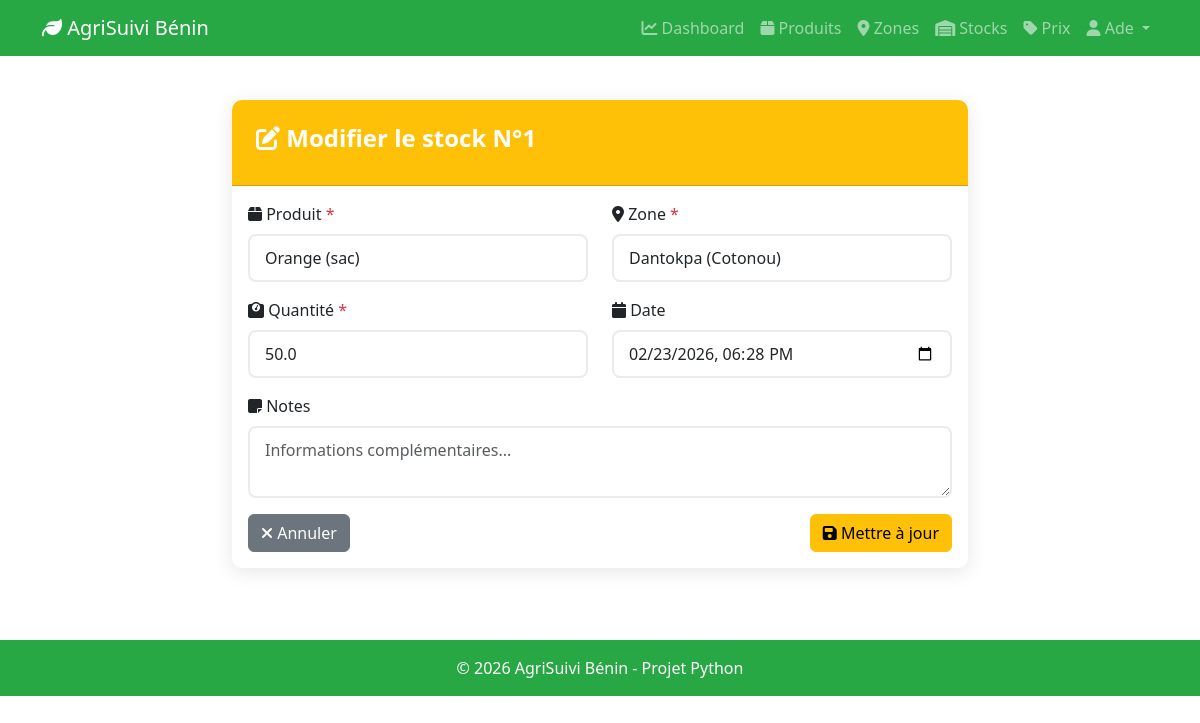
The app's page /stocks/edit/1 (signed in) with its own data.
### models.py (models this page shows)
class User(Base):
    __tablename__ = "users"
    id = Column(Integer, primary_key=True, index=True)
    username = Column(String(50), unique=True, index=True)
    email = Column(String(100), unique=True, index=True)
    hashed_password = Column(String(200))
    is_active = Column(Boolean, default=True)
    is_admin = Column(Boolean, default=False)
    created_at = Column(DateTime, default=datetime.now)

class Stock(Base):
    __tablename__ = "stocks"
    id = Column(Integer, primary_key=True, index=True)
    product_id = Column(Integer, ForeignKey("products.id"))
    zone_id = Column(Integer, ForeignKey("zones.id"))
    quantity = Column(Float)
    date = Column(DateTime, default=datetime.now)
    notes = Column(Text, nullable=True)
    created_by = Column(Integer, ForeignKey("users.id"), nullable=True)
    product = relationship("Product", back_populates="stocks")
    zone = relationship("Zone", back_populates="stocks")
    creator = relationship("User")

class Product(Base):
    __tablename__ = "products"
    id = Column(Integer, primary_key=True, index=True)
    name = Column(String(100), index=True)
    category = Column(String(50))
    unit = Column(String(20))
    description = Column(Text, nullable=True)
    created_at = Column(DateTime, default=datetime.now)
    created_by = Column(Integer, ForeignKey("users.id"), nullable=True)
    stocks = relationship("Stock", back_populates="product")
    prices = relationship("Price", back_populates="product")
    creator = relationship("User")

class Zone(Base):
    __tablename__ = "zones"
    id = Column(Integer, primary_key=True, index=True)
    name = Column(String(100), index=True)
    type = Column(String(50))
    department = Column(String(50))
    city = Column(String(100))
    created_at = Column(DateTime, default=datetime.now)
    stocks = relationship("Stock", back_populates="zone")
    prices = relationship("Price", back_populates="zone")

### main.py (the view)
@app.get("/stocks/edit/{stock_id}")
async def edit_stock_form(request: Request, stock_id: int, db: Session = Depends(get_db)):
    user = getattr(request.state, 'user', None)
    if not user:
        return RedirectResponse(url="/login", status_code=303)
    stock = db.query(models.Stock).filter(models.Stock.id == stock_id).first()
    products = db.query(models.Product).all()
    zones = db.query(models.Zone).all()
    return templates.TemplateResponse(
        "stocks/edit.html",
        {"request": request, "stock": stock, "products": products, "zones": zones}
    )

### templates/stocks/edit.html (shortened to what this page needs)
{% extends "base.html" %}
{% block content %}
<div class="row justify-content-center">
    <div class="col-md-8">
        <div class="card">
            <div class="card-header bg-warning text-white">
                <h4><i class="fas fa-edit"></i> Modifier le stock N°{{ stock.id }}</h4>
            </div>
            <div class="card-body">
                <form method="post" id="stockForm" onsubmit="return validateForm()">
                    <div class="row">
                        <div class="col-md-6 mb-3">
                            <label for="product_id" class="form-label">
                                <i class="fas fa-box"></i> Produit <span class="text-danger">*</span>
                            </label>
                            <select class="form-control" id="product_id" name="product_id" required>
                                {% for product in products %}
                                <option value="{{ product.id }}"
                                    {% if product.id == stock.product_id %}selected{% endif %}>
                                    {{ product.name }} ({{ product.unit }})
                                </option>
                                {% endfor %}
                            </select>
                        </div>
                        <div class="col-md-6 mb-3">
                            <label for="zone_id" class="form-label">
                                <i class="fas fa-map-marker-alt"></i> Zone <span class="text-danger">*</span>
                            </label>
                            <select class="form-control" id="zone_id" name="zone_id" required>
                                {% for zone in zones %}
                                <option value="{{ zone.id }}"
                                    {% if zone.id == stock.zone_id %}selected{% endif %}>
                                    {{ zone.name }} ({{ zone.city }})
                                </option>
                                {% endfor %}
                            </select>
                        </div>
                    </div>
                    <div class="row">
                        <div class="col-md-6 mb-3">
                            <label for="quantity" class="form-label">
                                <i class="fas fa-weight"></i> Quantité <span class="text-danger">*</span>
                            </label>
                            <input type="number" step="0.01" min="0" class="form-control"
                                   id="quantity" name="quantity"
                                   value="{{ stock.quantity }}"
                                   placeholder="Ex: 1500.50" required>
                        </div>
                        <div class="col-md-6 mb-3">
                            <label for="date" class="form-label">
                                <i class="fas fa-calendar"></i> Date
                            </label>
                            <input type="datetime-local" class="form-control"
                                   id="date" name="date"
                                   value="{{ stock.date.strftime('%Y-%m-%dT%H:%M') if stock.date else '' }}">
                        </div>
                    </div>
                    <div class="mb-3">
                        <label for="notes" class="form-label">
                            <i class="fas fa-sticky-note"></i> Notes
                        </label>
                        <textarea class="form-control" id="notes" name="notes"
                                  rows="2" placeholder="Informations complémentaires...">{{ stock.notes or '' }}</textarea>
                    </div>
                    <div class="d-flex justify-content-between">
                        <a href="/stocks" class="btn btn-secondary">
                            <i class="fas fa-times"></i> Annuler
                        </a>
                        <button type="submit" class="btn btn-warning">
                            <i class="fas fa-save"></i> Mettre à jour
                        </button>
                    </div>
                </form>
            </div>
        </div>
    </div>
</div>
{% endblock %}

### templates/base.html (shortened to what this page needs)
<!DOCTYPE html>
<html lang="fr">
<head>
    <link href="https://cdn.jsdelivr.net/npm/bootstrap@5.3.2/dist/css/bootstrap.min.css" rel="stylesheet">
    <link rel="stylesheet" href="https://cdnjs.cloudflare.com/ajax/libs/font-awesome/6.4.2/css/all.min.css">
    <link rel="stylesheet" href="/static/css/style.css">
</head>
<body>
    <nav class="navbar navbar-expand-lg navbar-dark bg-success">
        <div class="container">
            <a class="navbar-brand" href="/">
                <i class="fas fa-leaf"></i> AgriSuivi Bénin
            </a>
            <div class="collapse navbar-collapse" id="navbarNav">
                <ul class="navbar-nav ms-auto">
    <li class="nav-item">
        <a class="nav-link" href="/dashboard"><i class="fas fa-chart-line"></i> Dashboard</a>
    </li>
    {% if get_user(request) %}
    <li class="nav-item">
        <a class="nav-link" href="/products"><i class="fas fa-box"></i> Produits</a>
    </li>
    <li class="nav-item">
        <a class="nav-link" href="/zones"><i class="fas fa-map-marker-alt"></i> Zones</a>
    </li>
    <li class="nav-item">
        <a class="nav-link" href="/stocks"><i class="fas fa-warehouse"></i> Stocks</a>
    </li>
    <li class="nav-item">
        <a class="nav-link" href="/prices"><i class="fas fa-tag"></i> Prix</a>
    </li>
    <li class="nav-item dropdown">
        <a class="nav-link dropdown-toggle" href="#" id="userDropdown" role="button" data-bs-toggle="dropdown">
            <i class="fas fa-user"></i> {{ get_user(request).username }}
        </a>
    </li>
    {% endif %}
</ul>
            </div>
        </div>
    </nav>
    <main class="container my-4">
        {% block content %}{% endblock %}
    </main>
    <footer class="bg-light text-center text-lg-start mt-5">
        <div class="text-center p-3 bg-success text-white">
            © 2026 AgriSuivi Bénin - Projet Python
        </div>
    </footer>
</body>
</html>

### static/css/style.css (style rules this page uses)
body { min-height: 100vh; display: flex; flex-direction: column; }
footer { margin-top: auto; }
.card { box-shadow: 0 2px 4px rgba(0,0,0,0.1); transition: transform 0.2s; }
.navbar { margin-bottom: 20px; }
.bg-success { background-color: #28a745 !important; }
.card { border: none; border-radius: 10px; box-shadow: 0 4px 20px rgba(0,0,0,0.1); }
.card-header { border-radius: 10px 10px 0 0 !important; padding: 1.5rem; }
.card-header h4 { font-weight: 600; }
.form-control { border-radius: 8px; padding: 10px 15px; border: 2px solid #e9ecef; transition: all 0.3s; }

### records on screen
User: username "Ade"
Stock: id "1", product_id "Orange (sac)", zone_id "Dantokpa (Cotonou)", quantity "50.0", date "02/23/2026 18:28"
